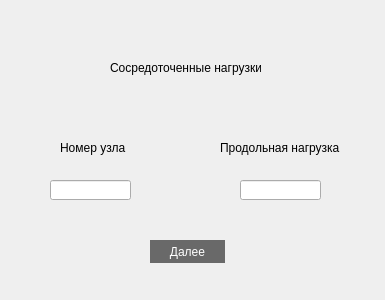
<?xml version="1.0" encoding="UTF-8"?>
<ui version="4.0">
 <class>Nagruzki</class>
 <widget class="QDialog" name="Nagruzki">
  <property name="geometry">
   <rect>
    <x>0</x>
    <y>0</y>
    <width>385</width>
    <height>300</height>
   </rect>
  </property>
  <property name="windowTitle">
   <string>Dialog</string>
  </property>
  <widget class="QLabel" name="label">
   <property name="geometry">
    <rect>
     <x>60</x>
     <y>140</y>
     <width>71</width>
     <height>16</height>
    </rect>
   </property>
   <property name="text">
    <string>Номер узла</string>
   </property>
  </widget>
  <widget class="QLineEdit" name="lineEdit">
   <property name="geometry">
    <rect>
     <x>50</x>
     <y>180</y>
     <width>81</width>
     <height>20</height>
    </rect>
   </property>
  </widget>
  <widget class="QLineEdit" name="lineEdit_2">
   <property name="geometry">
    <rect>
     <x>240</x>
     <y>180</y>
     <width>81</width>
     <height>20</height>
    </rect>
   </property>
  </widget>
  <widget class="QLabel" name="label_2">
   <property name="geometry">
    <rect>
     <x>220</x>
     <y>140</y>
     <width>161</width>
     <height>16</height>
    </rect>
   </property>
   <property name="text">
    <string>Продольная нагрузка</string>
   </property>
  </widget>
  <widget class="QLabel" name="label_4">
   <property name="geometry">
    <rect>
     <x>110</x>
     <y>60</y>
     <width>151</width>
     <height>16</height>
    </rect>
   </property>
   <property name="text">
    <string>Сосредоточенные нагрузки</string>
   </property>
  </widget>
  <widget class="QPushButton" name="pushButton">
   <property name="geometry">
    <rect>
     <x>150</x>
     <y>240</y>
     <width>75</width>
     <height>23</height>
    </rect>
   </property>
   <property name="styleSheet">
    <string notr="true"> font: 12pt &quot;Times New Roman&quot;;
 color:white;
background: #696969;;
border: 2px solid #696969;
border-radius: 12px; /* Радиус закругленых углов кнопки */</string>
   </property>
   <property name="text">
    <string>Далее</string>
   </property>
  </widget>
 </widget>
 <resources/>
 <connections/>
</ui>
